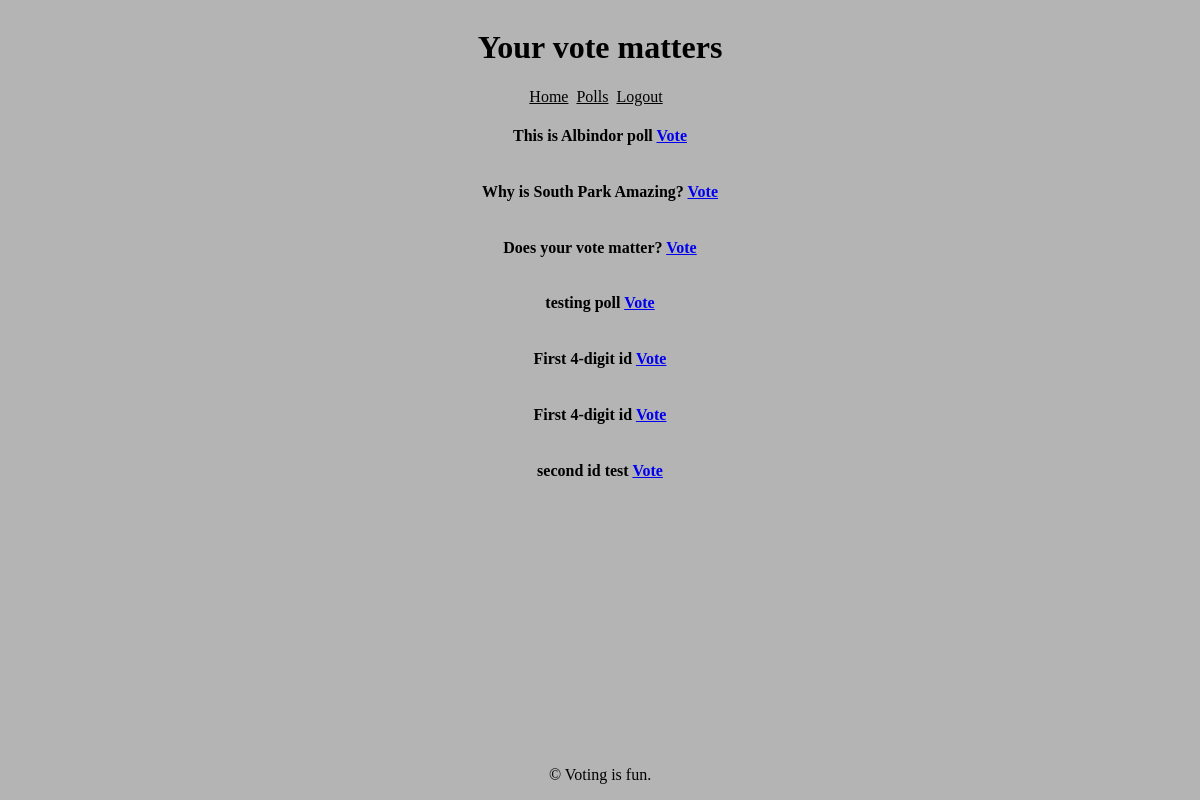
Page /polls/ (signed in) on the committed database.
### polls/models.py (models this page shows, shortened)
class Poll(models.Model):
    question = models.CharField(max_length=255, blank=False, null=False)
    option_one = models.CharField(max_length=50)
    option_two = models.CharField(max_length=50)
    option_three = models.CharField(max_length=50)
    option_one_votes = models.IntegerField(default=0)
    option_two_votes = models.IntegerField(default=0)
    option_three_votes = models.IntegerField(default=0)
    user = models.ForeignKey(CustomUser, on_delete=models.CASCADE)

### polls/views.py (the view)
# urls.py: path('polls/', views.polls_view, name='polls'),
@csrf_protect
@login_required(login_url='login')
def polls_view(request):
    polls = Poll.objects.all()
    context = {'polls': polls}
    return render(request, 'polls/polls.html', context)

### polls/templates/polls/polls.html (shortened to what this page needs)
{% extends "polls/base.html" %}
{% block content %}
<div class="all-polls">
    {% for poll in polls %}
    <li class="poll-list" style="list-style-type: none;">
       <h4>
        {{ poll.question }}
        <a href="{% url 'vote' poll.id %}">Vote</a><br/>
        </h4>
    </li>
    {% endfor %}
</div>
{% endblock %}

### polls/static/base.css (style rules this page uses)
body { background-color: rgb(180, 180, 180); display: flex; flex-direction: column; }

### polls/static/forms.css (style rules this page uses)
.all-polls { display: flex; align-items: center; flex-direction: column; }

### rows in the picture
Poll: question "This is Albindor poll"
Poll: question "Why is South Park Amazing?"
Poll: question "Does your vote matter?"
Poll: question "testing poll"
Poll: question "First 4-digit id"
Poll: question "First 4-digit id"
Poll: question "second id test"
